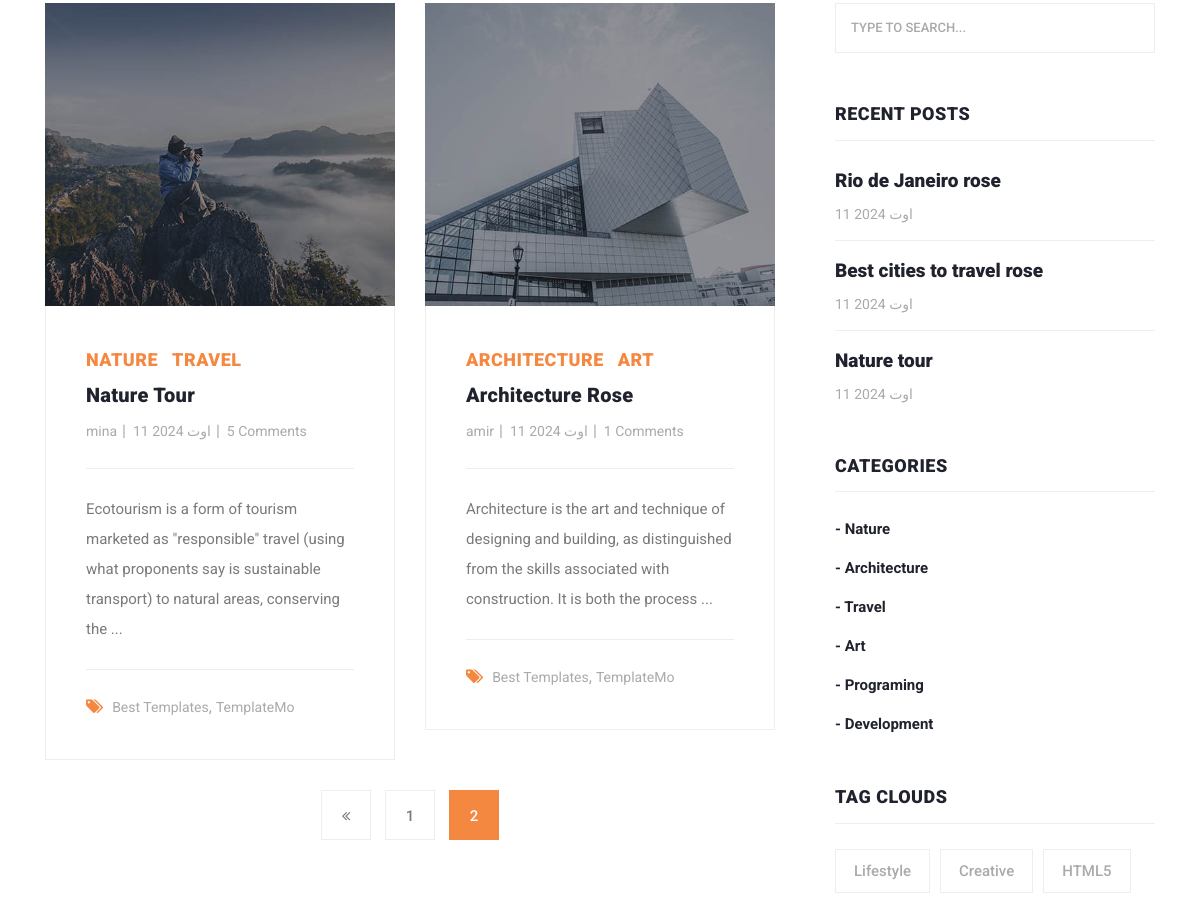
Before: /posts/?page=2 (middle part) with the older database file.
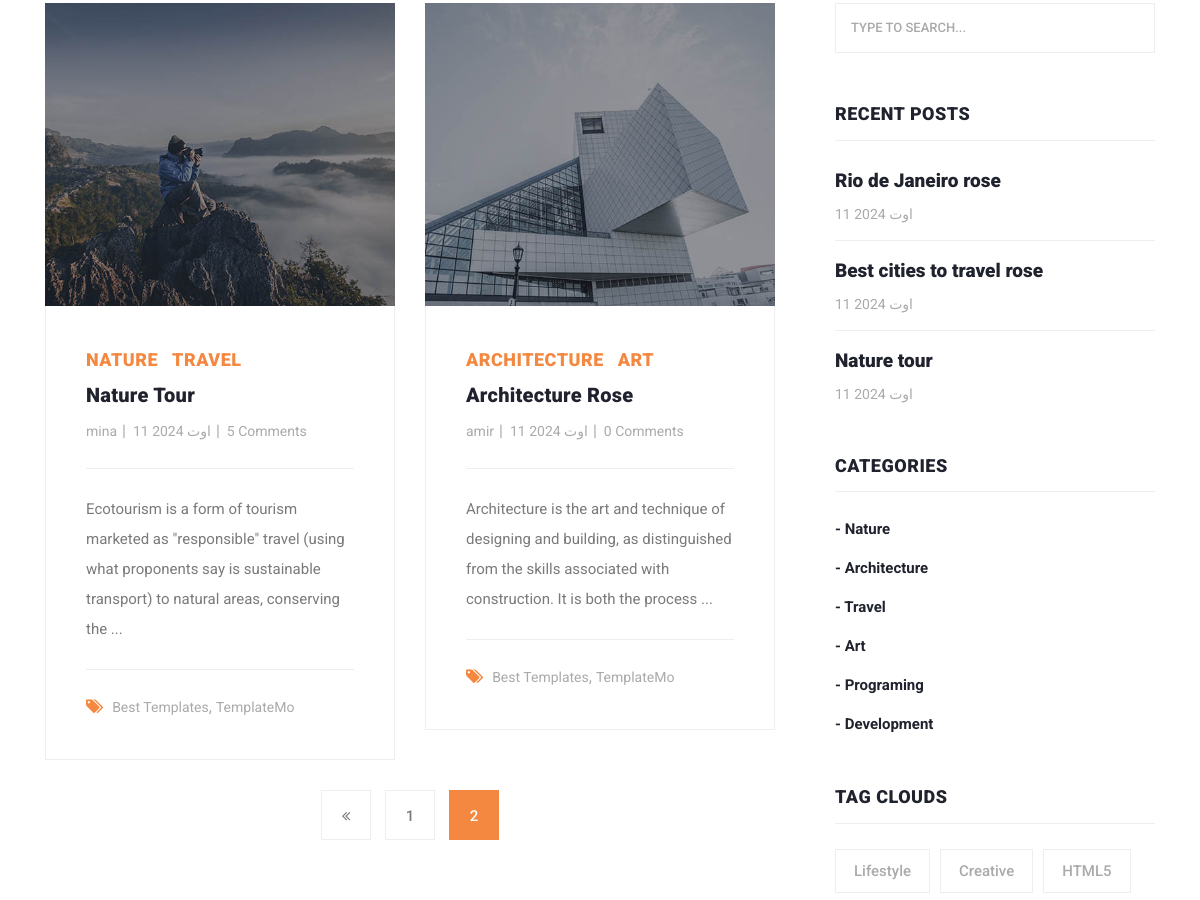
After: the same page with the newer database file.
### blog_app/models.py (models this page shows, shortened)
class Post(models.Model):
    author = models.ForeignKey(User, on_delete=models.CASCADE)
    title = models.CharField(max_length=100, unique_for_date='pub_date')
    category = models.ManyToManyField(Category)
    body = models.TextField()
    image = models.ImageField(upload_to='img/post')
    published = models.BooleanField(default=True)
    created = models.DateField(auto_now_add=True, verbose_name='تاریخ ایجاد')
    updated = models.DateField(auto_now=True)
    pub_date = models.DateField(default=timezone.now())
    slug = models.SlugField(unique=True, null=True, blank=True)
    objects = ModelManager()
    class Meta:
        ordering = ('created',)
        verbose_name = 'پوست'
        verbose_name_plural = 'پوست ها'
    def get_absolute_url(self):
        return reverse('blog:post_details', kwargs={'slug': self.slug})
    def show_image(self):
        return format_html(f'<img src="{self.image.url}" width="12%" alt="تصویر ندارد"/>')
    show_image.short_description = 'تصویر'

### blog_app/views.py (the view)
# urls.py: path('posts/', views.post_list, name='posts'),
def post_list(request):
    posts = Post.objects.all()
    paginator = Paginator(posts, 2)
    page_number = request.GET.get('page')
    try:
        objects_list = paginator.get_page(page_number)
    except PageNotAnInteger:
        objects_list = paginator.get_page(1)
    except EmptyPage:
        objects_list = paginator.get_page(paginator.num_pages)
    return render(request, template_name='blog_app/posts_list.html', context={'posts': objects_list})

### blog_app/models.py (called while the page is built)
    def __str__(self):
        return self.title

### context_processors/context_processors.py (called while the page is built)
def recent_posts(request):
    return {'recent_posts': Post.objects.order_by('-created')[:3]}

def categorise(request):
    return {'categorise': Category.objects.all()}

### blog_app/templates/blog_app/posts_list.html (shortened to what the changed rows need)
{% extends 'base.html' %}
{% load static %}
{% block content %}
    <section class="blog-posts grid-system">
        <div class="container">
            <div class="row">
                <div class="col-lg-8">
                    <div class="all-blog-posts">
                        <div class="row">
                            {% if posts %}
                                {% for post in posts %}
                                    <div class="col-lg-6">
                                        <div class="blog-post">
                                            <div class="blog-thumb">
                                                <img src="{{ post.image.url }}" alt="">
                                            </div>
                                            <div class="down-content">
                                                {% for cat in post.category.all %}
                                                    <span style="margin-right: 10px">{{ cat }}</span>
                                                {% endfor %}
                                                <a href="{{ post.get_absolute_url }}"><h4>{{ post.title }}</h4></a>
                                                <ul class="post-info">
                                                    <li><a href="#">{{ post.author }}</a></li>
                                                    <li><a href="#">{{ post.created }}</a></li>
                                                    <li><a href="#">{{ post.comments.count }} Comments</a></li>
                                                </ul>
                                                <p>{{ post.body|slice:':150' }} ...</p>
                                                <div class="post-options">
                                                    <div class="row">
                                                        <div class="col-lg-12">
                                                            <ul class="post-tags">
                                                                <li><i class="fa fa-tags"></i></li>
                                                                <li><a href="#">Best Templates</a>,</li>
                                                                <li><a href="#">TemplateMo</a></li>
                                                            </ul>
                                                        </div>
                                                    </div>
                                                </div>
                                            </div>
                                        </div>
                                    </div>
                                {% endfor %}
                            {% else %}
                                <h2 style="color: #f48840; font-weight: bold">Not found!</h2>
                            {% endif %}
                        </div>
                    </div>
                </div>
                {% include 'includes/sidebar.html' %}
            </div>
        </div>
    </section>
{% endblock %}

Changed rows visible on the page:
changed Post "Architecture Rose": comments.count "1" → "0"
